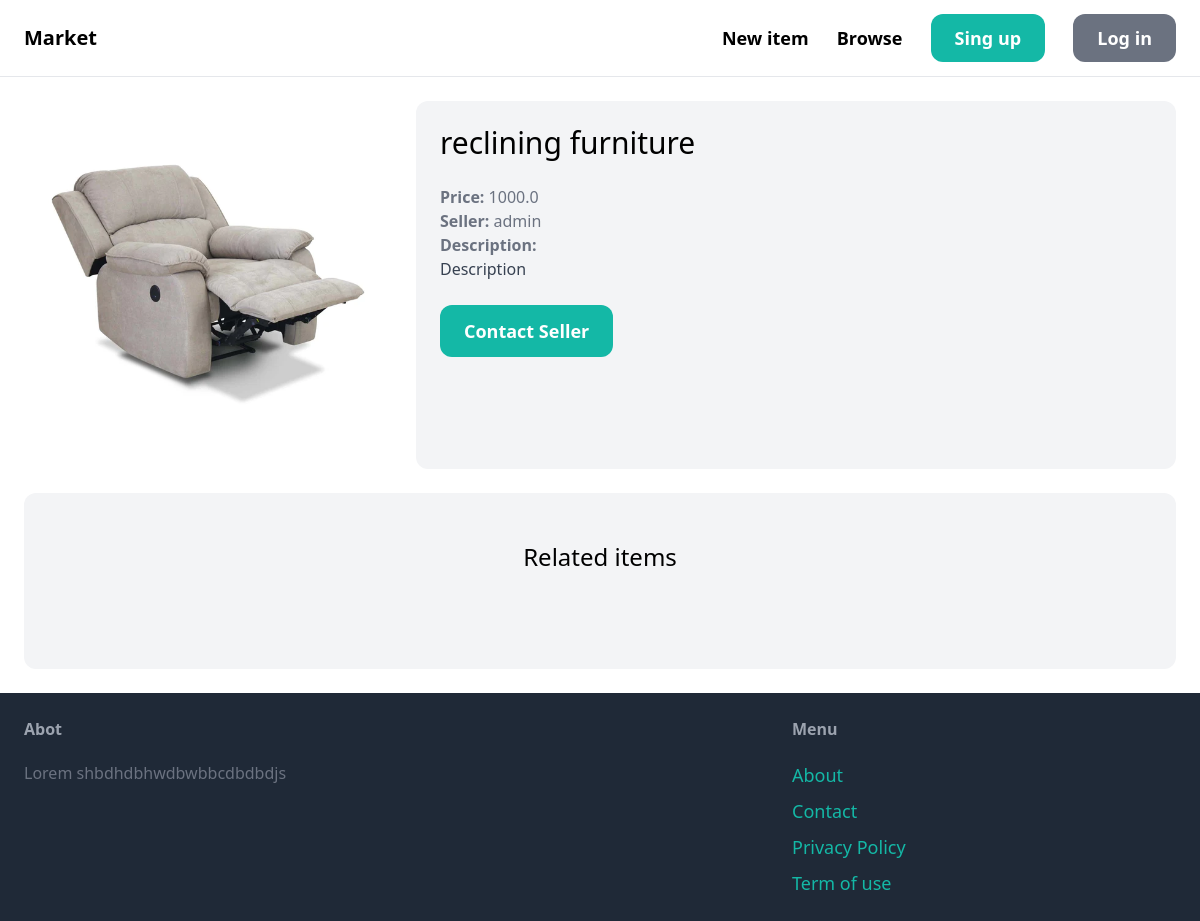
/items/3/, run on an earlier commit of the app's database.
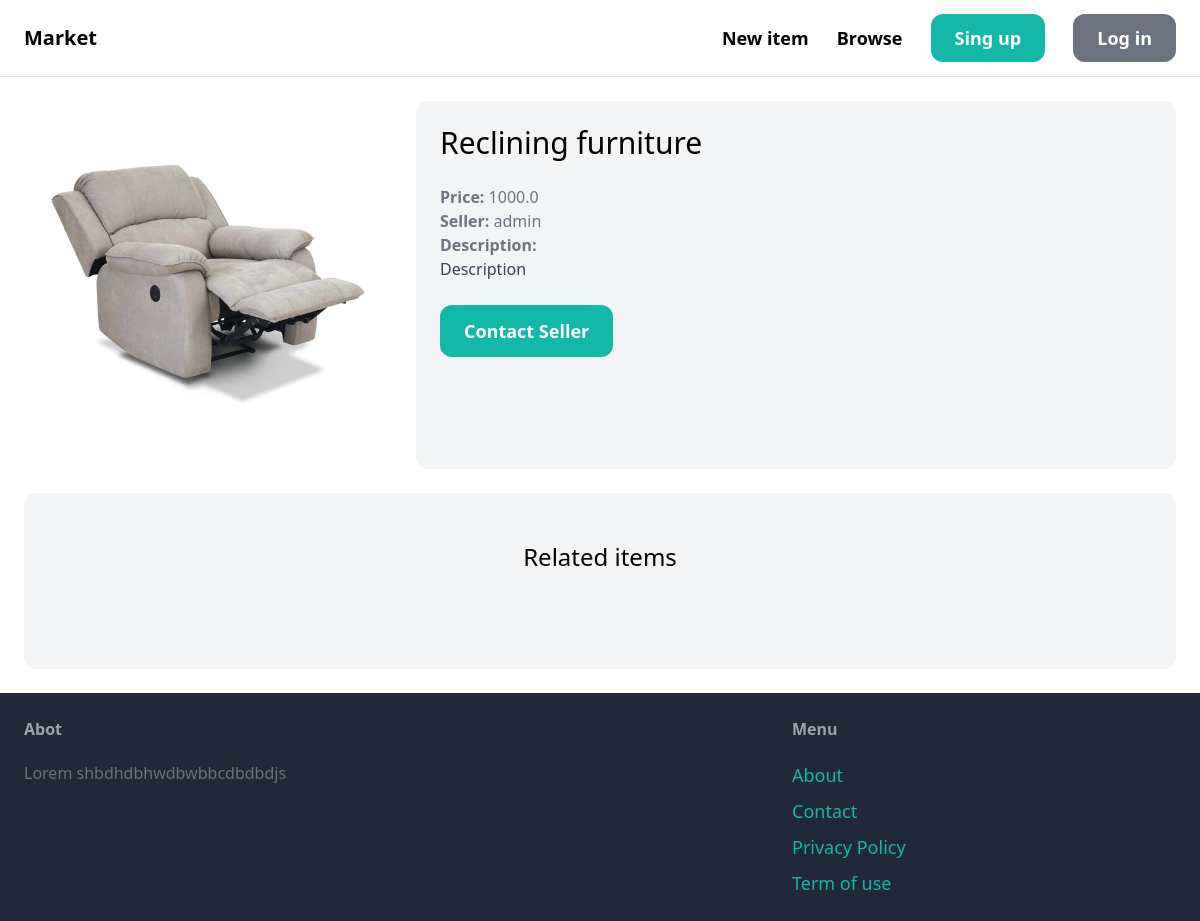
And on a later commit of the database.
### item/models.py (models this page shows, shortened)
class Item(models.Model):
    category = models.ForeignKey(Category, related_name='items', on_delete=models.CASCADE)
    name = models.CharField(max_length=255)
    description = models.TextField(blank=True, null=True)
    price = models.FloatField()
    image = models.ImageField(upload_to='item_images', blank=True, null=True)
    is_sold = models.BooleanField(default=False)
    created_by = models.ForeignKey(User, related_name= 'Items', on_delete=models.CASCADE)
    created_at = models.DateTimeField(auto_now_add=True)

### item/views.py (the view)
# urls.py: path('<int:pk>/', views.detail, name='detail'),
def detail(request, pk):
    item = get_object_or_404(Item, pk=pk)
    related_items = Item.objects.filter(category=item.category, is_sold=False).exclude(pk=pk)[0:3]
    return render(request, 'item/detail.html', {
        'item': item,
        'related_items': related_items,
    })

### item/templates/item/detail.html (shortened to what this page needs)
{% extends 'core/base.html' %}
{% block content %}
<div class="grid grid-cols-3  gap-6">
    <div class="col-apan-3">
        <img src="{{ item.image.url }}" class="rounded-xl">
    </div>
    <div class="col-span-2 p-6 bg-gray-100 rounded-xl">
        <h1 class="mb-6 text-3xl">{{ item.name }}</h1>
        <p class="text-gray-500"><strong>Price: </strong>{{ item.price }}</p>
        <p class="text-gray-500"><strong>Seller: </strong>{{ item.created_by.username }}</p>
        {% if item.description %}
            <p class="text-gray-700">
                <strong class="text-gray-500">Description: </strong><br>
                {{ item.description}}
            </p>
        {% endif %}
        <a href="#" class="inline-block mt-6 px-6 py-3 text-lg font-semibold bg-teal-500 text-white rounded-xl hover:bg-teal-700">Contact Seller</a>
    </div>
</div>
<div class="mt-6 px-6 py-12 bg-gray-100 rounded-xl">
    <h2 class="mb-12 text-2xl text-center">Related items</h2>
</div>
{% endblock %}

What changed in the data, as far as the page shows it:
changed Item "Description": name "reclining furniture" → "Reclining furniture"
